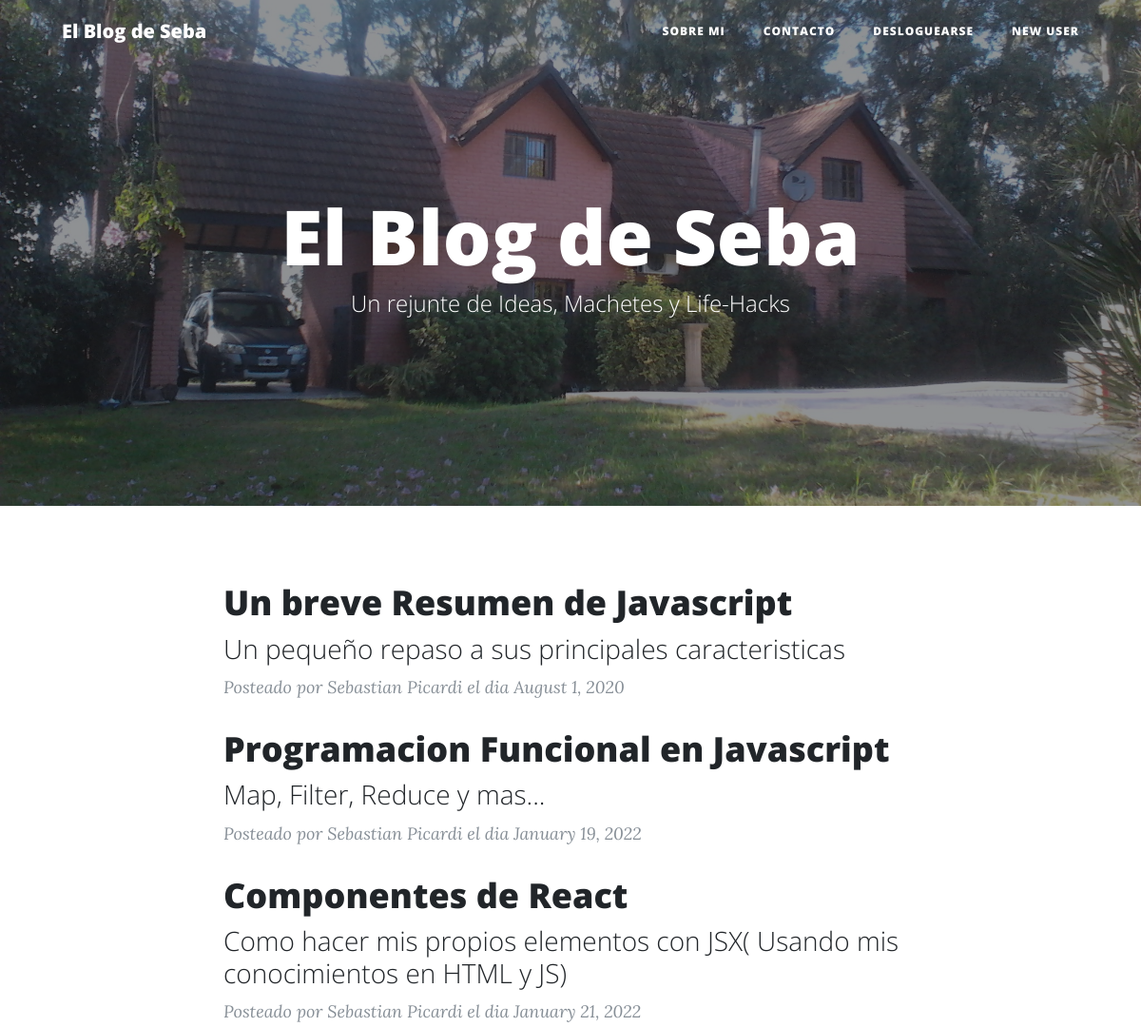
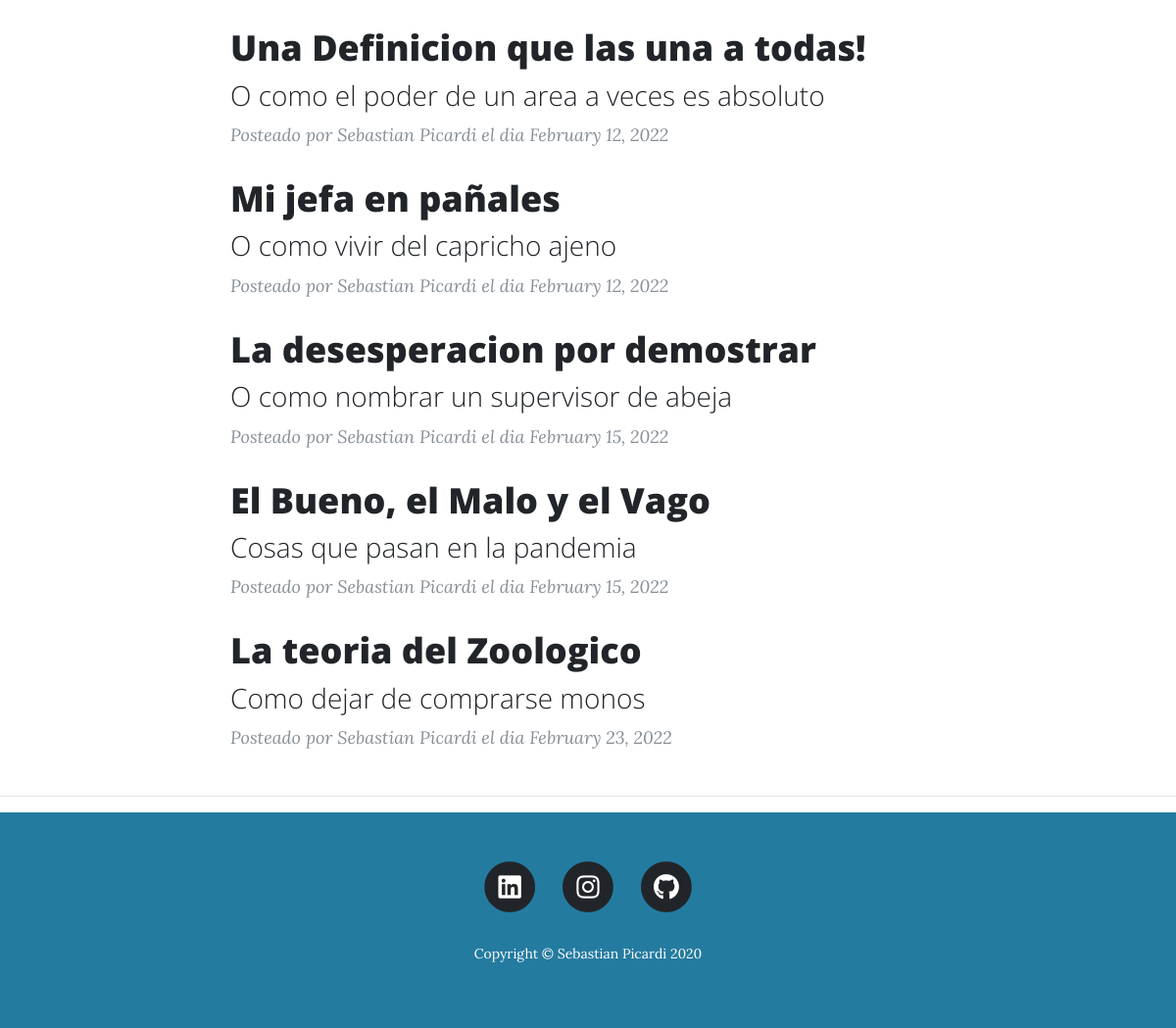
/ (signed in), run on the app's committed database (2 pictures, top to bottom).
### main.py (models this page shows)
class User(UserMixin, db.Model):
    __tablename__ = "users"
    id = db.Column(db.Integer, primary_key=True)
    email = db.Column(db.String(100), unique=True)
    password = db.Column(db.String(100))
    name = db.Column(db.String(100))
    posts = relationship("BlogPost", back_populates="author")
    comments = relationship("Comment", back_populates="comment_author")

class BlogPost(db.Model):
    __tablename__ = "blog_posts"
    id = db.Column(db.Integer, primary_key=True)
    author_id = db.Column(db.Integer, db.ForeignKey("users.id"))
    author = relationship("User", back_populates="posts")
    title = db.Column(db.String(250), unique=True, nullable=False)
    subtitle = db.Column(db.String(250), nullable=False)
    date = db.Column(db.String(250), nullable=False)
    body = db.Column(db.Text, nullable=False)
    img_url = db.Column(db.String(250), nullable=False)
    comments = relationship("Comment", back_populates="parent_post")

### main.py (the view)
@app.route('/')
def get_all_posts():
    posts = BlogPost.query.all()
    return render_template("index.html", all_posts=posts, current_user=current_user)

### main.py (called while the page is built)
@login_manager.user_loader
def load_user(user_id):
    return User.query.get(int(user_id))

### templates/index.html (shortened to what this page needs)
{% include "header.html" %}
  <header class="masthead" style="background-image: url({{ url_for('static', filename='img/title-bg.jpg')}}">
    <div class="overlay"></div>
    <div class="container">
      <div class="row">
        <div class="col-lg-8 col-md-10 mx-auto">
          <div class="site-heading">
            <h1>El Blog de Seba</h1>
            <span class="subheading">Un rejunte de Ideas, Machetes y Life-Hacks</span>
          </div>
        </div>
      </div>
    </div>
  </header>
  <div class="container" >
    <div class="row">
      <div class="col-lg-8 col-md-10 mx-auto">
        {% for post in all_posts %}
        <div class="post-preview">
          <a href="{{ url_for('show_post', post_id=post.id) }}">
            <h2 class="post-title">
              {{post.title}}
            </h2>
            <h3 class="post-subtitle">
              {{post.subtitle}}
            </h3>
          </a>
          <p class="post-meta">Posteado por
            {{post.author.name}}
            el dia {{post.date}}
          </p>
        </div>
        {% endfor %}
      </div>
    </div>
  </div>
  <hr>
{% include "footer.html" %}

### templates/header.html (shortened to what this page needs)
<!DOCTYPE html>
<html lang="en">
<head>
  <link href="{{ url_for('static', filename='vendor/bootstrap/css/bootstrap.min.css') }}" rel="stylesheet">
  <link href="{{ url_for('static', filename='vendor/fontawesome-free/css/all.min.css')}}" rel="stylesheet" type="text/css">
  <link href="{{ url_for('static', filename='css/clean-blog.min.css')}}" rel="stylesheet">
</head>
<body>
  <nav class="navbar navbar-expand-md navbar-light fixed-top" id="mainNav">
    <div class="container">
      <a class="navbar-brand" href="{{url_for('get_all_posts')}}">El Blog de Seba</a>
      <div class="collapse navbar-collapse" id="navbarResponsive">
        <ul class="navbar-nav ml-auto">
          <li class="nav-item">
            <a class="nav-link" href="{{ url_for('about') }}">Sobre Mi</a>
          </li>
          <li class="nav-item">
            <a class="nav-link" href="{{ url_for('contact') }}">Contacto</a>
          </li>
          {% if not current_user.is_authenticated: %}
          <li class="nav-item">
            <a class="nav-link" href="{{ url_for('login') }}">Login</a>
          </li>
          <li class="nav-item">
            <a class="nav-link" href="{{ url_for('register') }}">Registrarse</a>
          </li>
          {% else: %}
          <li class="nav-item">
            <a class="nav-link" href="{{ url_for('logout') }}">Desloguearse</a>
          </li>
          <li class="nav-item">
            <a class="nav-link" href="{{ url_for('logout') }}">{{current_user.name}}</a>
          </li>
          {% endif %}
        </ul>
      </div>
    </div>
  </nav>

### data on the page
User: name "NEW USER"
BlogPost: title "Un breve Resumen de Javascript", subtitle "Un pequeño repaso a sus principales caracteristicas", author.name "Sebastian Picardi", date "August 1, 2020"
BlogPost: title "Programacion Funcional en Javascript", subtitle "Map, Filter, Reduce y mas...", author.name "Sebastian Picardi", date "January 19, 2022"
BlogPost: title "Componentes de React", subtitle "Como hacer mis propios elementos con JSX( Usando mis conocimientos en HTML y JS)", author.name "Sebastian Picardi", date "January 21, 2022"
BlogPost: title "Una Definicion que las una a todas!", subtitle "O como el poder de un area a veces es absoluto", author.name "Sebastian Picardi", date "February 12, 2022"
BlogPost: title "Mi jefa en pañales", subtitle "O como vivir del capricho ajeno", author.name "Sebastian Picardi", date "February 12, 2022"
BlogPost: title "La desesperacion por demostrar", subtitle "O como nombrar un supervisor de abeja", author.name "Sebastian Picardi", date "February 15, 2022"
BlogPost: title "El Bueno, el Malo y el Vago", subtitle "Cosas que pasan en la pandemia", author.name "Sebastian Picardi", date "February 15, 2022"
BlogPost: title "La teoria del Zoologico", subtitle "Como dejar de comprarse monos", author.name "Sebastian Picardi", date "February 23, 2022"
